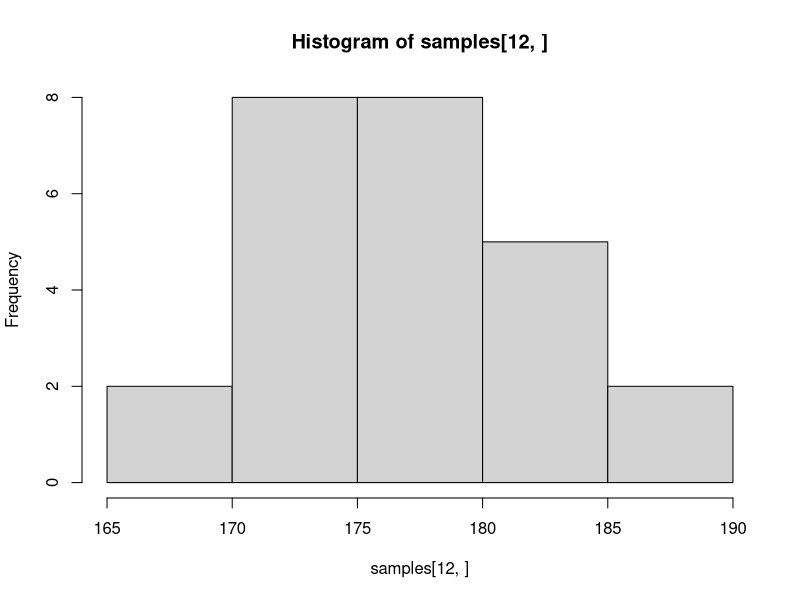
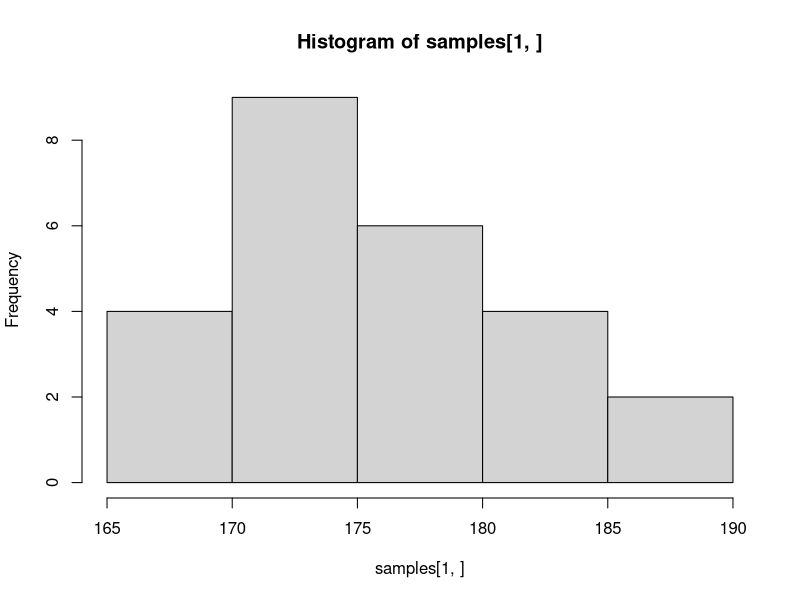
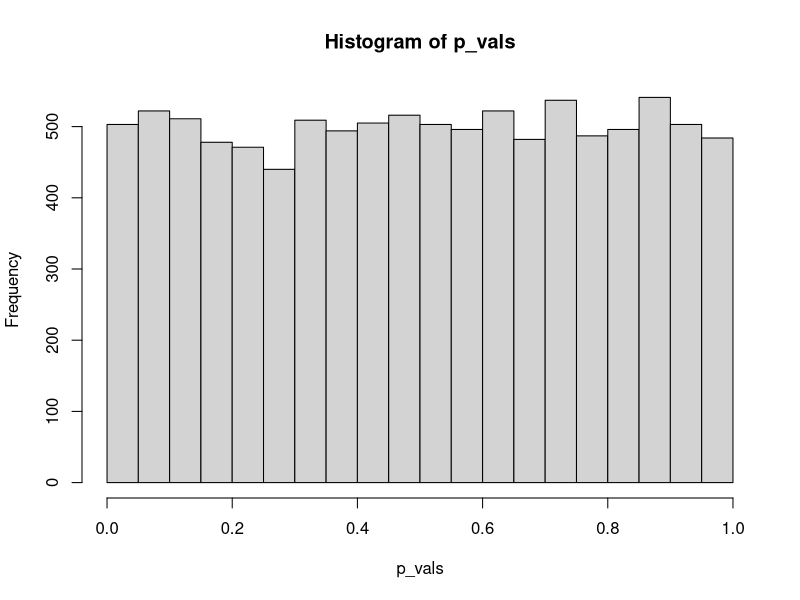

Reproduce these figures in R, in order.

#========== Draw N samples of size n from N(mu,1) and construct the 95% CI of mu ==========#
mu <- 4
n <- 10
N <- 10000
# initialize a matrix to record the 95% CIs
CIs <- matrix(0, nrow = N, ncol = 2) 
margin <- 1.96 / sqrt(n)

set.seed(20250427)

for (i in 1:N) {
  x_bar <- mean(rnorm(n, mean = mu, sd = 1))
  CIs[i, 1] <- x_bar - margin
  CIs[i, 2] <- x_bar + margin
}

# compute the proportion of CIs that contain the true mu=4
sum(CIs[, 1] < 4 & CIs[, 2] > 4) / N


#==================== Draw N samples of size n from N(mu0,sigma^2) ====================#
#==================== Test H0: mu = mu0 <-> H1: mu > mu0 ====================#
mu0 <- 175
sigma <- 5
n <- 25
alpha <- 0.05
N <- 10000

# initialize two vectors to record the results and one matrix to record the samples
p_vals <- rep(0, N)
rejOrNot <- rep(0, N)
samples <- matrix(0, nrow = N, ncol = n)

# From the Lecture PPT, the rejection region is {X_bar - mu0 > z_alpha * sigma / sqrt(n)}
c <- qnorm(alpha, lower.tail = FALSE) * sigma / sqrt(n)

set.seed(20250427)
for (i in 1:N) {
  samples[i, ] <- rnorm(n, mean = mu0, sd = sigma)
  x_bar <- mean(samples[i, ])
  rejOrNot[i] <- ifelse(x_bar - mu0 > c, TRUE, FALSE)
  # From the Lecture PPT, the p-value is P(X_bar > x_bar|mu=mh0)
  # X_bar follows N(mu0, sigma^2/n) under H0
  p_vals[i] <- pnorm(x_bar, mean = mu0, sd = sigma / sqrt(n), lower.tail = FALSE)
}

# compute the number of rejection (i.e., Type I error)
sum(rejOrNot)

# look at one of the samples based on which H0 is rejected
rejOrNot
samples[12, ]
hist(samples[12, ])
hist(samples[1, ]) # for comparison

# Plot the p-values (uniform distribution on [0,1])
hist(p_vals)
